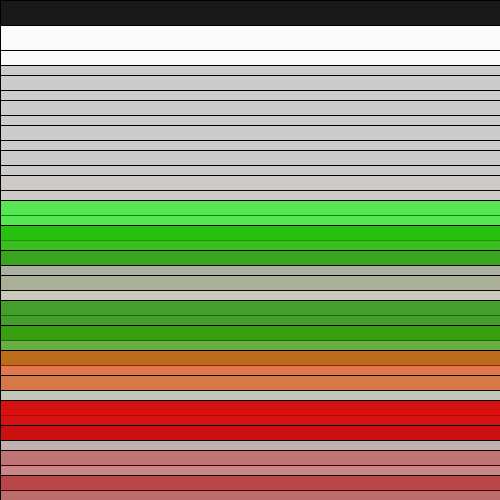
Frame 1 (no input)
Frame 60 (the mouse pressed at the canvas centre just before this capture): identical to frame 1, image omitted
Frame 120 (the mouse held since frame 60 and released just before this capture): identical to frame 1, image omitted

The Processing sketch that drew this single still picture (run headless with seeded random() and noise(); from frame 60 on, the mouse is pressed at the canvas centre):

// Processing sketch: ISoG3a
// ── ISoG3a.pde
void setup() {
//  colorMode(gray);
  size(500, 500);
  stroke(0);
}

int isog = 25;
int isogheight = 0;

void draw() {
  for (int i=0; i < 25; i++) {
    fill(isog);
    rect(0, isogheight, 500, 40);
    isog = isog * 10;
    isogheight = isogheight + 25;
  }
}
